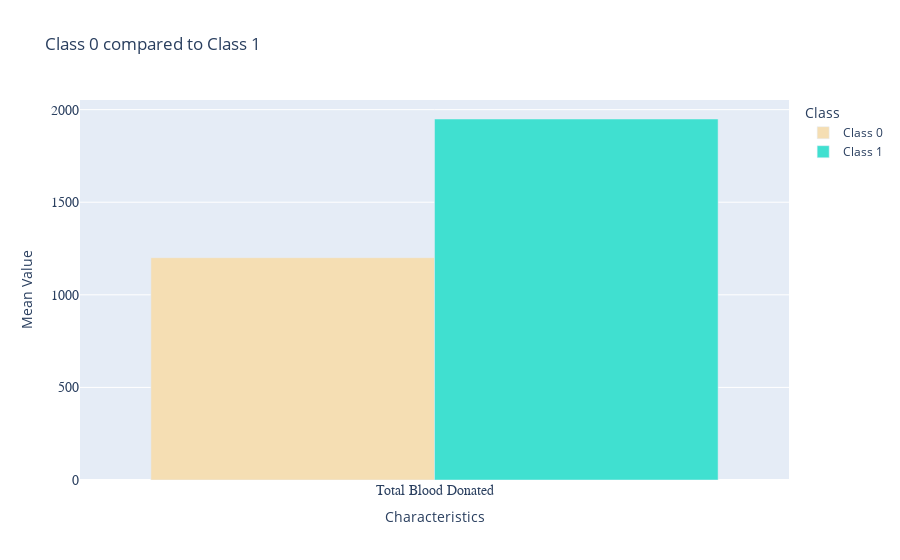

Notebook cell for this chart:
### Markdown cell above
## 1.2 Visualisation

### Code cell
class_0 = df[df['class'] == 0]
class_1 = df[df['class'] == 1]

data = {
    #"Months Since Last Donation": [class_0['months_since_last_donation'].mean(), class_1["months_since_last_donation"].mean()],
    #"Total Number of Donations": [class_0["total_number_of_donations"].mean(), class_1["total_number_of_donations"].mean()],
    'Total Blood Donated': [class_0['total_blood_donated'].mean(), class_1["total_blood_donated"].mean()],
    #'Months Since First Donation': [class_0['months_since_first_donation'].mean(), class_1["months_since_first_donation"].mean()]
    }

# Create a dataframe for comparison
comparison_class = pd.DataFrame(data=data, index=["Class 0", "Class 1"])

# Melt dataframe
comparison_class_melted = comparison_class.melt(var_name='Variable', value_name='Value', ignore_index=False)

# Reset the index to include 'Class' as a column
comparison_class_melted = comparison_class_melted.reset_index().rename(columns={'index': 'Class'})

comparison_fig = px.bar(
    data_frame=comparison_class_melted,
    x="Variable",
    y="Value",
    color="Class",
    barmode="group",
    title = "Class 0 compared to Class 1",

    color_discrete_map={
        "Class 0": "wheat", 
        "Class 1": "turquoise"
    }
    )

comparison_fig.update_layout(
    xaxis=dict(tickfont=dict(family='Arial Black', size=14)),
    yaxis=dict(tickfont=dict(family='Arial Black', size=14)),
    xaxis_title = "Characteristics",
    yaxis_title = "Mean Value"
    )

comparison_fig.show()

### Figure 1 — Plotly figure (JSON) as saved in the notebook; plotly's stock layout.template omitted (floating-point values rounded to 4 significant figures)
{"data": [{"alignmentgroup": "True", "hovertemplate": "Class=Class 0<br>Variable=%{x}<br>Value=%{y}<extra></extra>", "legendgroup": "Class 0", "marker": {"color": "wheat", "pattern": {"shape": ""}}, "name": "Class 0", "offsetgroup": "Class 0", "orientation": "v", "showlegend": true, "textposition": "auto", "type": "bar", "x": ["Total Blood Donated"], "xaxis": "x", "y": [1200.0], "yaxis": "y"}, {"alignmentgroup": "True", "hovertemplate": "Class=Class 1<br>Variable=%{x}<br>Value=%{y}<extra></extra>", "legendgroup": "Class 1", "marker": {"color": "turquoise", "pattern": {"shape": ""}}, "name": "Class 1", "offsetgroup": "Class 1", "orientation": "v", "showlegend": true, "textposition": "auto", "type": "bar", "x": ["Total Blood Donated"], "xaxis": "x", "y": [1949.0], "yaxis": "y"}], "layout": {"barmode": "group", "legend": {"title": {"text": "Class"}, "tracegroupgap": 0}, "title": {"text": "Class 0 compared to Class 1"}, "xaxis": {"anchor": "y", "domain": [0, 1], "tickfont": {"family": "Arial Black", "size": 14}, "title": {"text": "Characteristics"}}, "yaxis": {"anchor": "x", "domain": [0, 1], "tickfont": {"family": "Arial Black", "size": 14}, "title": {"text": "Mean Value"}}}}
